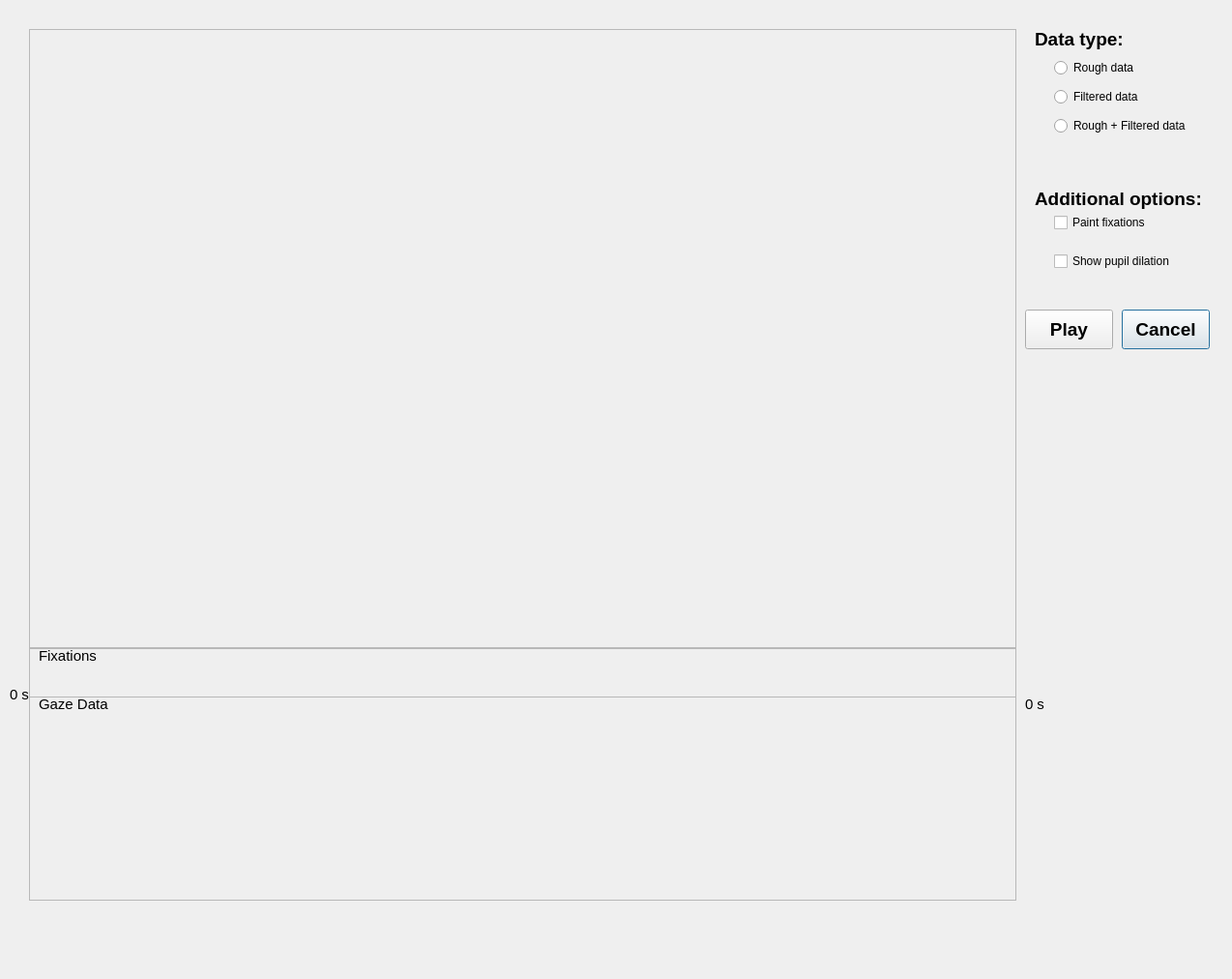
<?xml version="1.0" encoding="UTF-8"?>
<ui version="4.0">
 <class>DialogVisualization</class>
 <widget class="QDialog" name="DialogVisualization">
  <property name="geometry">
   <rect>
    <x>0</x>
    <y>0</y>
    <width>1274</width>
    <height>1012</height>
   </rect>
  </property>
  <property name="windowTitle">
   <string>Vizualization</string>
  </property>
  <widget class="QLabel" name="lPanelVisualization">
   <property name="geometry">
    <rect>
     <x>30</x>
     <y>30</y>
     <width>1021</width>
     <height>640</height>
    </rect>
   </property>
   <property name="frameShape">
    <enum>QFrame::StyledPanel</enum>
   </property>
   <property name="frameShadow">
    <enum>QFrame::Plain</enum>
   </property>
   <property name="text">
    <string/>
   </property>
  </widget>
  <widget class="QRadioButton" name="rad_rough">
   <property name="geometry">
    <rect>
     <x>1090</x>
     <y>60</y>
     <width>102</width>
     <height>20</height>
    </rect>
   </property>
   <property name="text">
    <string>Rough data</string>
   </property>
  </widget>
  <widget class="QRadioButton" name="rad_smooth">
   <property name="geometry">
    <rect>
     <x>1090</x>
     <y>90</y>
     <width>121</width>
     <height>20</height>
    </rect>
   </property>
   <property name="text">
    <string>Filtered data</string>
   </property>
  </widget>
  <widget class="QPushButton" name="b_cancel">
   <property name="geometry">
    <rect>
     <x>1160</x>
     <y>320</y>
     <width>91</width>
     <height>41</height>
    </rect>
   </property>
   <property name="font">
    <font>
     <pointsize>14</pointsize>
     <weight>75</weight>
     <bold>true</bold>
    </font>
   </property>
   <property name="text">
    <string>Cancel</string>
   </property>
  </widget>
  <widget class="QPushButton" name="b_play">
   <property name="geometry">
    <rect>
     <x>1060</x>
     <y>320</y>
     <width>91</width>
     <height>41</height>
    </rect>
   </property>
   <property name="font">
    <font>
     <pointsize>14</pointsize>
     <weight>75</weight>
     <bold>true</bold>
    </font>
   </property>
   <property name="text">
    <string>Play</string>
   </property>
  </widget>
  <widget class="QLabel" name="lPanelXY">
   <property name="geometry">
    <rect>
     <x>30</x>
     <y>720</y>
     <width>1021</width>
     <height>211</height>
    </rect>
   </property>
   <property name="frameShape">
    <enum>QFrame::StyledPanel</enum>
   </property>
   <property name="text">
    <string/>
   </property>
  </widget>
  <widget class="QLabel" name="lPanelFixations">
   <property name="geometry">
    <rect>
     <x>30</x>
     <y>670</y>
     <width>1021</width>
     <height>51</height>
    </rect>
   </property>
   <property name="frameShape">
    <enum>QFrame::StyledPanel</enum>
   </property>
   <property name="text">
    <string/>
   </property>
  </widget>
  <widget class="QLabel" name="lLabel_14">
   <property name="geometry">
    <rect>
     <x>10</x>
     <y>710</y>
     <width>81</width>
     <height>16</height>
    </rect>
   </property>
   <property name="font">
    <font>
     <pointsize>11</pointsize>
    </font>
   </property>
   <property name="text">
    <string>0 s</string>
   </property>
  </widget>
  <widget class="QLabel" name="lsecsSegment">
   <property name="geometry">
    <rect>
     <x>1060</x>
     <y>720</y>
     <width>81</width>
     <height>16</height>
    </rect>
   </property>
   <property name="font">
    <font>
     <pointsize>11</pointsize>
    </font>
   </property>
   <property name="text">
    <string>0 s</string>
   </property>
  </widget>
  <widget class="QLabel" name="lPanelXY_2">
   <property name="geometry">
    <rect>
     <x>30</x>
     <y>670</y>
     <width>1021</width>
     <height>261</height>
    </rect>
   </property>
   <property name="frameShape">
    <enum>QFrame::StyledPanel</enum>
   </property>
   <property name="text">
    <string/>
   </property>
  </widget>
  <widget class="QLabel" name="lPanelMissingData">
   <property name="geometry">
    <rect>
     <x>30</x>
     <y>930</y>
     <width>1021</width>
     <height>51</height>
    </rect>
   </property>
   <property name="text">
    <string/>
   </property>
  </widget>
  <widget class="QLabel" name="lLabel_15">
   <property name="geometry">
    <rect>
     <x>40</x>
     <y>670</y>
     <width>81</width>
     <height>16</height>
    </rect>
   </property>
   <property name="font">
    <font>
     <pointsize>11</pointsize>
    </font>
   </property>
   <property name="text">
    <string>Fixations</string>
   </property>
  </widget>
  <widget class="QLabel" name="lLabel_16">
   <property name="geometry">
    <rect>
     <x>40</x>
     <y>720</y>
     <width>81</width>
     <height>16</height>
    </rect>
   </property>
   <property name="font">
    <font>
     <pointsize>11</pointsize>
    </font>
   </property>
   <property name="text">
    <string>Gaze Data</string>
   </property>
  </widget>
  <widget class="QLabel" name="lProcess">
   <property name="geometry">
    <rect>
     <x>1110</x>
     <y>370</y>
     <width>121</width>
     <height>16</height>
    </rect>
   </property>
   <property name="text">
    <string/>
   </property>
  </widget>
  <widget class="QCheckBox" name="cbPupilDilation">
   <property name="geometry">
    <rect>
     <x>1090</x>
     <y>260</y>
     <width>171</width>
     <height>20</height>
    </rect>
   </property>
   <property name="text">
    <string>Show pupil dilation</string>
   </property>
  </widget>
  <widget class="QLabel" name="label">
   <property name="geometry">
    <rect>
     <x>1070</x>
     <y>30</y>
     <width>131</width>
     <height>21</height>
    </rect>
   </property>
   <property name="font">
    <font>
     <pointsize>14</pointsize>
     <weight>75</weight>
     <bold>true</bold>
    </font>
   </property>
   <property name="text">
    <string>Data type:</string>
   </property>
  </widget>
  <widget class="QLabel" name="label_2">
   <property name="geometry">
    <rect>
     <x>1070</x>
     <y>190</y>
     <width>201</width>
     <height>31</height>
    </rect>
   </property>
   <property name="font">
    <font>
     <pointsize>14</pointsize>
     <weight>75</weight>
     <bold>true</bold>
    </font>
   </property>
   <property name="text">
    <string>Additional options:</string>
   </property>
  </widget>
  <widget class="QCheckBox" name="cbFixations">
   <property name="geometry">
    <rect>
     <x>1090</x>
     <y>220</y>
     <width>131</width>
     <height>20</height>
    </rect>
   </property>
   <property name="text">
    <string>Paint fixations</string>
   </property>
  </widget>
  <widget class="QRadioButton" name="rad_rough_smooth">
   <property name="geometry">
    <rect>
     <x>1090</x>
     <y>120</y>
     <width>171</width>
     <height>20</height>
    </rect>
   </property>
   <property name="text">
    <string>Rough + Filtered data</string>
   </property>
  </widget>
 </widget>
 <resources/>
 <connections/>
</ui>
